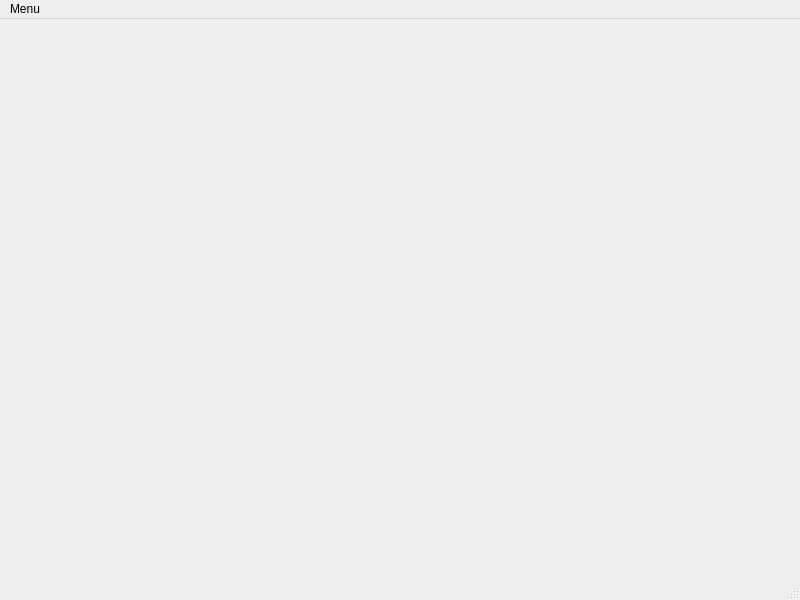
<?xml version="1.0" encoding="UTF-8"?>
<ui version="4.0">
 <class>MainWindow</class>
 <widget class="QMainWindow" name="MainWindow">
  <property name="geometry">
   <rect>
    <x>0</x>
    <y>0</y>
    <width>800</width>
    <height>600</height>
   </rect>
  </property>
  <property name="windowTitle">
   <string>MainWindow</string>
  </property>
  <widget class="QWidget" name="centralwidget"/>
  <widget class="QMenuBar" name="menubar">
   <property name="geometry">
    <rect>
     <x>0</x>
     <y>0</y>
     <width>800</width>
     <height>27</height>
    </rect>
   </property>
   <widget class="QMenu" name="menuMenu">
    <property name="title">
     <string>Menu</string>
    </property>
    <addaction name="actionDebug_Selection"/>
   </widget>
   <addaction name="menuMenu"/>
  </widget>
  <widget class="QStatusBar" name="statusbar"/>
  <action name="actionDebug_Selection">
   <property name="checkable">
    <bool>false</bool>
   </property>
   <property name="text">
    <string>Debug Selection</string>
   </property>
  </action>
 </widget>
 <resources/>
 <connections/>
</ui>
